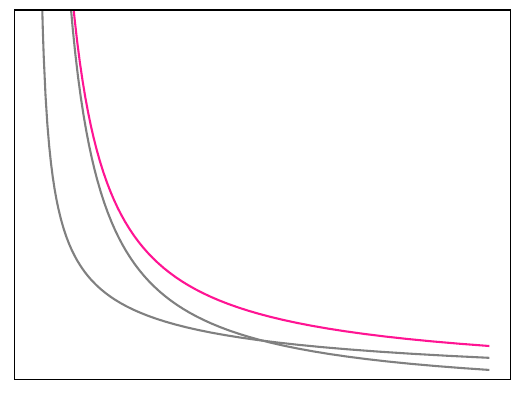

Python code for this plot:
import numpy as np 
import matplotlib.pyplot as plt

x = np.linspace(1e-3, 2, 500)

plt.figure()

plt.plot(x, 3/np.log(1+x), color = 'deeppink')
plt.plot(x, 3/np.sqrt(x), color = 'grey')
plt.plot(x, 3/x, color = 'grey')
plt.ylim(1, 20)
plt.xticks([],[])
plt.yticks([],[])
plt.savefig('ln.pdf', bbox_inches = 'tight')

plt.figure()

plt.plot(x, 3/np.log(1+x), color = 'grey')
plt.plot(x, 3/np.sqrt(x), color = 'deeppink')
plt.plot(x, 3/x, color = 'grey')
plt.ylim(1, 30)
plt.xticks([],[])
plt.yticks([],[])
plt.savefig('sqrt.pdf', bbox_inches = 'tight')

plt.figure()

plt.plot(x, 3/np.log(1+x), color = 'grey')
plt.plot(x, 3/np.sqrt(x), color = 'grey')
plt.plot(x, 3/x, color = 'deeppink')
plt.ylim(1, 30)
plt.xticks()
plt.xticks([],[])
plt.yticks([],[])
plt.savefig('t.pdf', bbox_inches = 'tight')